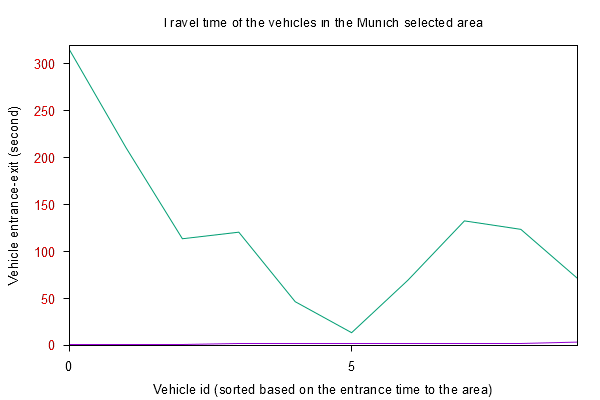

Recreate this plot in gnuplot.
set terminal pngcairo transparent enhanced font "arial,10" fontscale 1.0 size 600, 400 
set output 'VehTravelTimes.png'
#set key fixed right top vertical Right noreverse enhanced autotitle box lt black linewidth 1.000 dashtype solid
set title "Travel time of the vehicles in the Munich selected area"
#set datafile sep','
#set boxwidth 0.5
set style fill solid
set ytics textcolor "red"
set ytics nomirror
set xtics 50 nomirror
set tics out
set yrange [0:320]
set xrange [0:9]
set xlabel "Vehicle id (sorted based on the entrance time to the area)" textcolor lt -1
set ylabel "Vehicle entrance-exit (second)"
set xtics ("0" 0, "5" 5, "10" 10)
plot "VehTravels.dat" using 1:3 with lines notitle,"VehTravels.dat" using 1:4 with lines notitle
#plot "VehTravels.dat" using ($0 + 1):3 with lines notitle,"VehTravels.dat" using ($0 + 1):2 with lines notitle,
set output